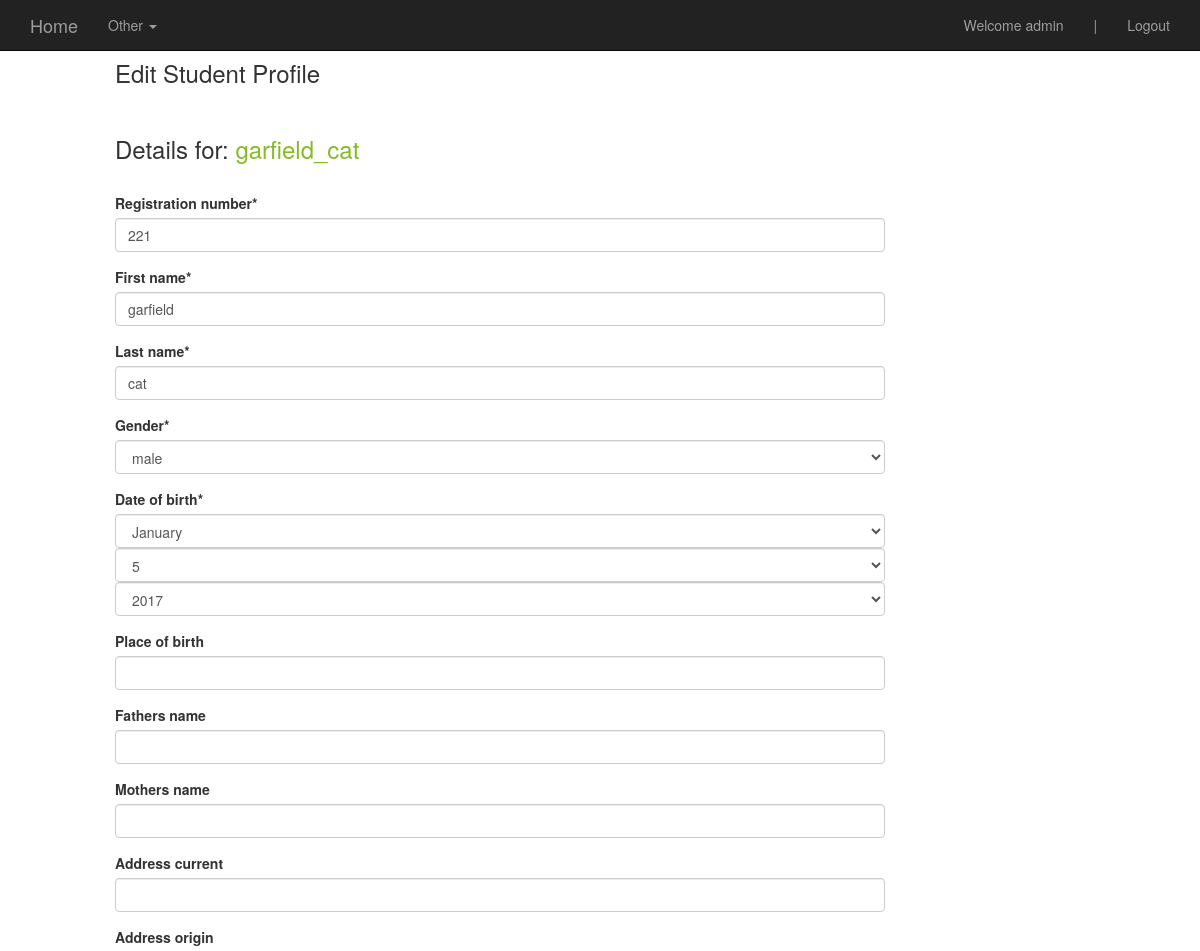
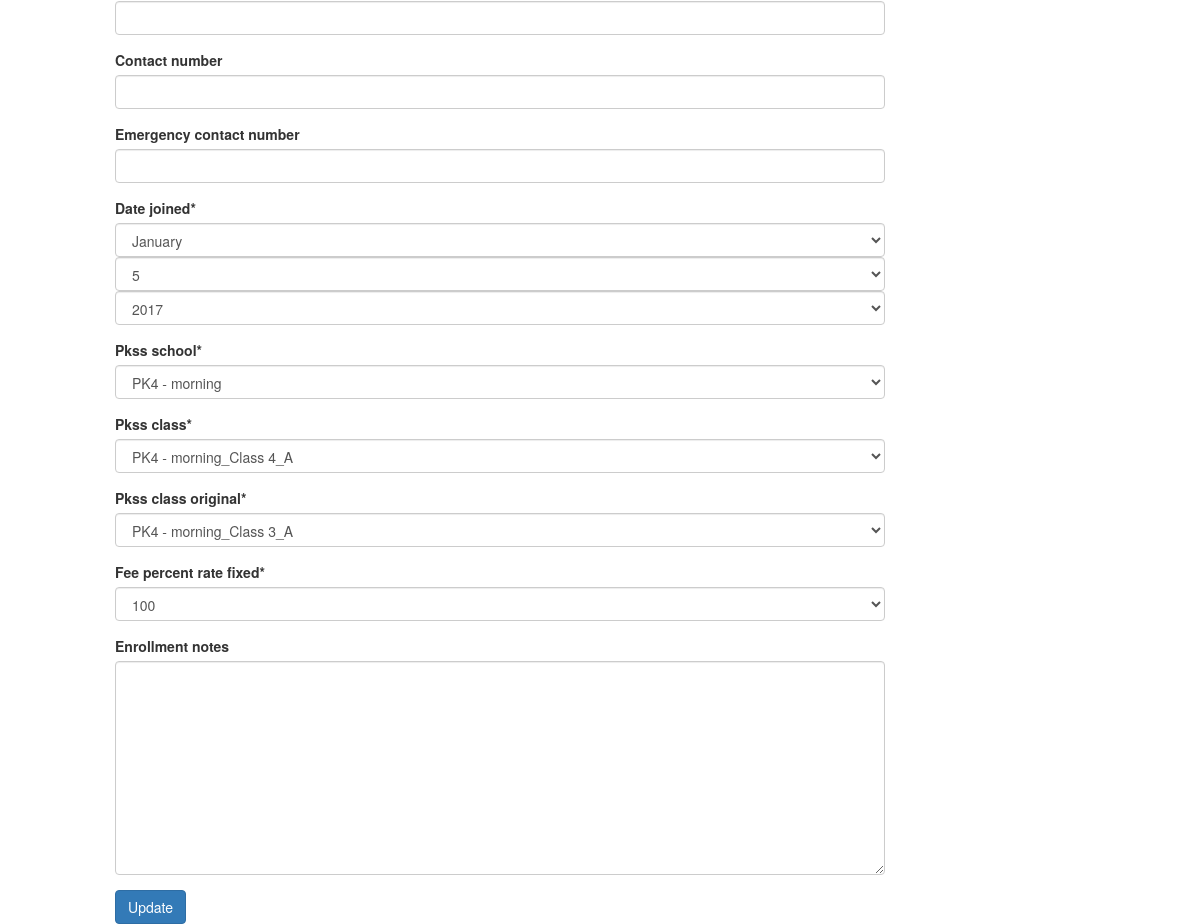
The page /edit_student_profile/14/ (signed in) on the database its author committed (2 pictures, top to bottom).
### students/models.py (models this page shows, shortened)
class Student(models.Model):
	registration_number = models.IntegerField(null=False, blank=False)
	first_name = models.CharField(max_length=255)
	last_name = models.CharField(max_length=255)
	GENDER_CHOICES = (
		('male', 'male'),
		('female', 'female'),
	)
	gender =  models.CharField(max_length=12, choices=GENDER_CHOICES, null=False, blank=False)
	date_of_birth = models.DateField(auto_now=False, auto_now_add=False, default = datetime.date.today)
	place_of_birth = models.CharField(max_length=255, null=True, blank=True)
	fathers_name = models.CharField(max_length=255, null=True, blank=True)
	fathers_occupation = models.CharField(max_length=255, null=True, blank=True)
	mothers_name = models.CharField(max_length=255, null=True, blank=True)
	mothers_occupation = models.CharField(max_length=255, null=True, blank=True)
	address_current =  models.CharField(max_length=255, null=True, blank=True)
	address_origin =  models.CharField(max_length=255, null=True, blank=True)
	contact_number =  models.CharField(max_length=255, null=True, blank=True)
	emergency_contact_number =  models.CharField(max_length=255, null=True, blank=True)
	date_joined = models.DateField(auto_now=False, auto_now_add=False, default = datetime.date.today)
	pkss_school = models.ForeignKey('schools.School')
	pkss_class = models.ForeignKey('classes.Class')
	pkss_class_original = models.ForeignKey('classes.Class', related_name = 'pkss_class_original')
	enrollment_notes = models.TextField(max_length=2500, null=True, blank=True)
	FEE_CHOICES = (
		(0, 0),
		(25, 15),
		(50, 50),
		(100, 100),
	)
	fee_percent_rate_fixed = models.IntegerField(choices=FEE_CHOICES, null=False, blank=False, default=100)
	currently_enrolled = models.BooleanField(default=True)
	date_left = models.DateField(auto_now=False, auto_now_add=False, null=True, blank=True)
	REASON_LEFT_CHOICES = (
		('gone_to_regular_school', 'gone_to_regular_school'),
		('started_work', 'started_work'),
		('returned_to_village', 'returned_to_village'),
		('returned_to_country', 'returned_to_country'),
		('changed_location', 'changed_location'),
		('stay_at_home', 'stay_at_home'),
		('other', 'other'),
	)
	reason_left =  models.CharField(max_length=30, choices=REASON_LEFT_CHOICES, null=True, blank=True)
	updated_last = models.DateField(auto_now=True, auto_now_add=False)
	updated_last_by = models.CharField(max_length=255, null=True, blank=True)
	@property
	def full_name(self):
		return ''.join([self.first_name, '_', self.last_name])
	def __unicode__(self):
		return self.full_name

### students/views.py (the view, shortened to what this page needs)
# urls.py: url(r'^edit_student_profile/(?P<pk>\d+)/$', st.edit_student_record, name='edit_std_profile'),
@login_required
def edit_student_record(request, pk=None):
	if request.user.useraccess.access_level == 'super' or request.user.useraccess.access_level == 'manager' or request.user.useraccess.access_level == 'staff' or request.user.useraccess.access_level == 'coordinator':
		std = get_object_or_404(Student, pk=pk)
		form = StudentForm(request.POST or None, instance=std)
		context = {
			"form": form,
			"std": std,
		}
		return render(request, "edit_student_profile.html", context)

### students/forms.py
class StudentForm(forms.ModelForm):
	class Meta:
		model = Student
		fields = ["registration_number", "first_name", "last_name", "gender", "date_of_birth", "place_of_birth","fathers_name",
		"mothers_name", "address_current", "address_origin", "contact_number", "emergency_contact_number",
		"date_joined", "pkss_school", "pkss_class", "pkss_class_original","fee_percent_rate_fixed", "enrollment_notes"]
		widgets = {
			'date_of_birth': SelectDateWidget(years=range(1995, 2025)),
			'date_joined': SelectDateWidget(years=range(1995, 2025))
		}

### classes/models.py (called while the page is built)
	def __unicode__(self):
		return self.school_class_section

### schools/models.py (called while the page is built)
        def __unicode__(self):
            return self.school_name

### templates/edit_student_profile.html (shortened to what this page needs)
{% extends "base.html" %}
{% load crispy_forms_tags %}
{% url 'admin:jsi18n' as jsi18nurl %} <script type="text/javascript" src="{{ jsi18nurl }}"></script>
{% block content %}
<div class='col-sm-8 col-sm-offset-1'>
<h3> Edit Student Profile </h3>
<br>
<h3>Details for:  <z style="color:#85BC22"> {{std}} </z></h3>
<br>
	<form method='POST' action=''> {% csrf_token %}
	{{form|crispy}}
	<input class='btn btn-primary' type='submit' value='Update'/>
	</form>
</div>
{% endblock %}

### templates/navbar.html (shortened to what this page needs)
    <nav class="navbar navbar-inverse navbar-fixed-top">
      <div class="container">
        <div class="navbar-header">
          <a class="navbar-brand" href='{% url "user_homepage" %}'>Home</a>
        </div>
        <div id="navbar" class="navbar-collapse collapse">
        <ul class="nav navbar-nav">
                <li class="dropdown">
                <a href="#" class="dropdown-toggle" data-toggle="dropdown" role="button" aria-haspopup="true" aria-expanded="false"> Other <span class="caret"></span></a>
              </li>
            </ul>
          <ul class="nav navbar-nav navbar-right">
          {% if request.user.is_authenticated  %}
            <li><a href=''>Welcome {{request.user}}</a></li>
             <li><a href=''>|</a></li>
              <li><a href='{% url "logout" %}'>Logout</a></li>
          {% endif %}
          </ul>
        </div>
      </div>
    </nav>

### static/css/base.css (style rules this page uses)
.navbar { margin-bottom:0; }

### rows shown on the page
Student: first_name+last_name "garfield_cat", registration_number "221", first_name "garfield", last_name "cat", gender "male", pkss_school "PK4 - morning", pkss_class "PK4 - morning_Class 4_A", pkss_class_original "PK4 - morning_Class 3_A", fee_percent_rate_fixed "100"

### other values the page prints
{{ request.user }} "admin"
